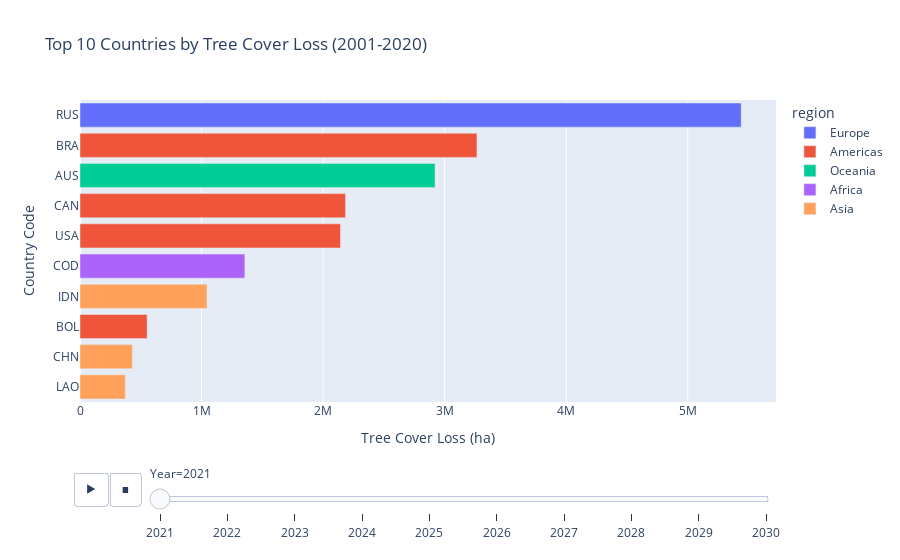

This figure's notebook cell:
### Code cell
top_10_countries_per_year = (
    merged_df.groupby("Year", group_keys=False)
    .apply(lambda x: x.nlargest(10, "TreeCoverLoss_ha"))
    .reset_index()
)

fig = px.bar(
    top_10_countries_per_year,
    x="TreeCoverLoss_ha",           
    y="CountryCode",           
    color="region",             
    animation_frame="Year",       
    title="Top 10 Countries by Tree Cover Loss (2001-2020)",
    labels={"TreeCoverLoss_ha": "Tree Cover Loss (ha)", "CountryCode": "Country Code"},
    orientation="h",           
)

fig.update_layout(
    xaxis_title="Tree Cover Loss (ha)", 
    yaxis_title="Country Code", 
    yaxis=dict(categoryorder="total ascending"),  
    showlegend=True           
)

fig.show()

### Figure 1 — Plotly figure (JSON) as saved in the notebook; plotly's stock layout.template omitted (floating-point values rounded to 4 significant figures)
{"data": [{"alignmentgroup": "True", "hovertemplate": "region=Europe<br>Year=2021<br>Tree Cover Loss (ha)=%{x}<br>Country Code=%{y}<extra></extra>", "legendgroup": "Europe", "marker": {"color": "#636efa", "pattern": {"shape": ""}}, "name": "Europe", "offsetgroup": "Europe", "orientation": "h", "showlegend": true, "textposition": "auto", "type": "bar", "x": [5440000.0], "xaxis": "x", "y": ["RUS"], "yaxis": "y"}, {"alignmentgroup": "True", "hovertemplate": "region=Americas<br>Year=2021<br>Tree Cover Loss (ha)=%{x}<br>Country Code=%{y}<extra></extra>", "legendgroup": "Americas", "marker": {"color": "#EF553B", "pattern": {"shape": ""}}, "name": "Americas", "offsetgroup": "Americas", "orientation": "h", "showlegend": true, "textposition": "auto", "type": "bar", "x": [3266000.0, 2185000.0, 2143000.0, 552400.0], "xaxis": "x", "y": ["BRA", "CAN", "USA", "BOL"], "yaxis": "y"}, {"alignmentgroup": "True", "hovertemplate": "region=Oceania<br>Year=2021<br>Tree Cover Loss (ha)=%{x}<br>Country Code=%{y}<extra></extra>", "legendgroup": "Oceania", "marker": {"color": "#00cc96", "pattern": {"shape": ""}}, "name": "Oceania", "offsetgroup": "Oceania", "orientation": "h", "showlegend": true, "textposition": "auto", "type": "bar", "x": [2921000.0], "xaxis": "x", "y": ["AUS"], "yaxis": "y"}, {"alignmentgroup": "True", "hovertemplate": "region=Africa<br>Year=2021<br>Tree Cover Loss (ha)=%{x}<br>Country Code=%{y}<extra></extra>", "legendgroup": "Africa", "marker": {"color": "#ab63fa", "pattern": {"shape": ""}}, "name": "Africa", "offsetgroup": "Africa", "orientation": "h", "showlegend": true, "textposition": "auto", "type": "bar", "x": [1356000.0], "xaxis": "x", "y": ["COD"], "yaxis": "y"}, {"alignmentgroup": "True", "hovertemplate": "region=Asia<br>Year=2021<br>Tree Cover Loss (ha)=%{x}<br>Country Code=%{y}<extra></extra>", "legendgroup": "Asia", "marker": {"color": "#FFA15A", "pattern": {"shape": ""}}, "name": "Asia", "offsetgroup": "Asia", "orientation": "h", "showlegend": true, "textposition": "auto", "type": "bar", "x": [1045000.0, 431200.0, 372800.0], "xaxis": "x", "y": ["IDN", "CHN", "LAO"], "yaxis": "y"}], "layout": {"barmode": "relative", "legend": {"title": {"text": "region"}, "tracegroupgap": 0}, "showlegend": true, "sliders": [{"active": 0, "currentvalue": {"prefix": "Year="}, "len": 0.9, "pad": {"b": 10, "t": 60}, "steps": [{"args": [["2021"], {"frame": {"duration": 0, "redraw": true}, "fromcurrent": true, "mode": "immediate", "transition": {"duration": 0, "easing": "linear"}}], "label": "2021", "method": "animate"}, {"args": [["2022"], {"frame": {"duration": 0, "redraw": true}, "fromcurrent": true, "mode": "immediate", "transition": {"duration": 0, "easing": "linear"}}], "label": "2022", "method": "animate"}, {"args": [["2023"], {"frame": {"duration": 0, "redraw": true}, "fromcurrent": true, "mode": "immediate", "transition": {"duration": 0, "easing": "linear"}}], "label": "2023", "method": "animate"}, {"args": [["2024"], {"frame": {"duration": 0, "redraw": true}, "fromcurrent": true, "mode": "immediate", "transition": {"duration": 0, "easing": "linear"}}], "label": "2024", "method": "animate"}, {"args": [["2025"], {"frame": {"duration": 0, "redraw": true}, "fromcurrent": true, "mode": "immediate", "transition": {"duration": 0, "easing": "linear"}}], "label": "2025", "method": "animate"}, {"args": [["2026"], {"frame": {"duration": 0, "redraw": true}, "fromcurrent": true, "mode": "immediate", "transition": {"duration": 0, "easing": "linear"}}], "label": "2026", "method": "animate"}, {"args": [["2027"], {"frame": {"duration": 0, "redraw": true}, "fromcurrent": true, "mode": "immediate", "transition": {"duration": 0, "easing": "linear"}}], "label": "2027", "method": "animate"}, {"args": [["2028"], {"frame": {"duration": 0, "redraw": true}, "fromcurrent": true, "mode": "immediate", "transition": {"duration": 0, "easing": "linear"}}], "label": "2028", "method": "animate"}, {"args": [["2029"], {"frame": {"duration": 0, "redraw": true}, "fromcurrent": true, "mode": "immediate", "transition": {"duration": 0, "easing": "linear"}}], "label": "2029", "method": "animate"}, {"args": [["2030"], {"frame": {"duration": 0, "redraw": true}, "fromcurrent": true, "mode": "immediate", "transition": {"duration": 0, "easing": "linear"}}], "label": "2030", "method": "animate"}], "x": 0.1, "xanchor": "left", "y": 0, "yanchor": "top"}], "title": {"text": "Top 10 Countries by Tree Cover Loss (2001-2020)"}, "updatemenus": [{"buttons": [{"args": [null, {"frame": {"duration": 500, "redraw": true}, "fromcurrent": true, "mode": "immediate", "transition": {"duration": 500, "easing": "linear"}}], "label": "&#9654;", "method": "animate"}, {"args": [[null], {"frame": {"duration": 0, "redraw": true}, "fromcurrent": true, "mode": "immediate", "transition": {"duration": 0, "easing": "linear"}}], "label": "&#9724;", "method": "animate"}], "direction": "left", "pad": {"r": 10, "t": 70}, "showactive": false, "type": "buttons", "x": 0.1, "xanchor": "right", "y": 0, "yanchor": "top"}], "xaxis": {"anchor": "y", "domain": [0, 1], "title": {"text": "Tree Cover Loss (ha)"}}, "yaxis": {"anchor": "x", "categoryorder": "total ascending", "domain": [0, 1], "title": {"text": "Country Code"}}}}
